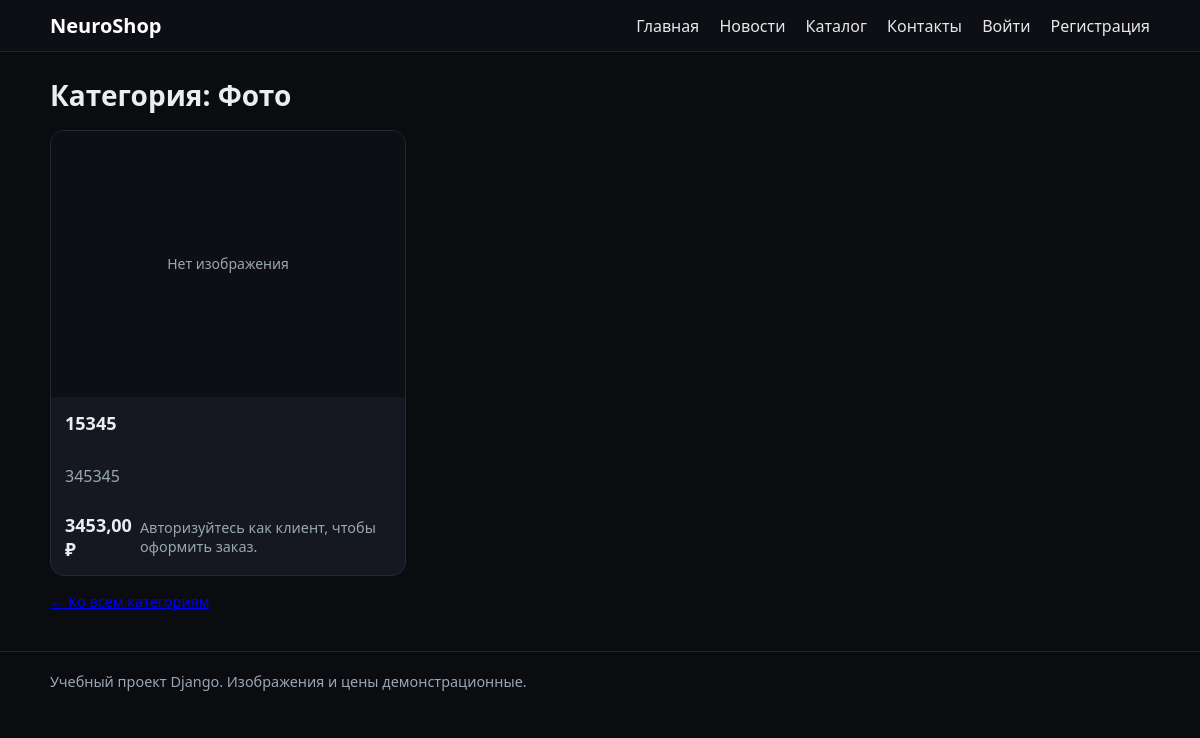
Page /catalog/foto/ on the earlier database version.
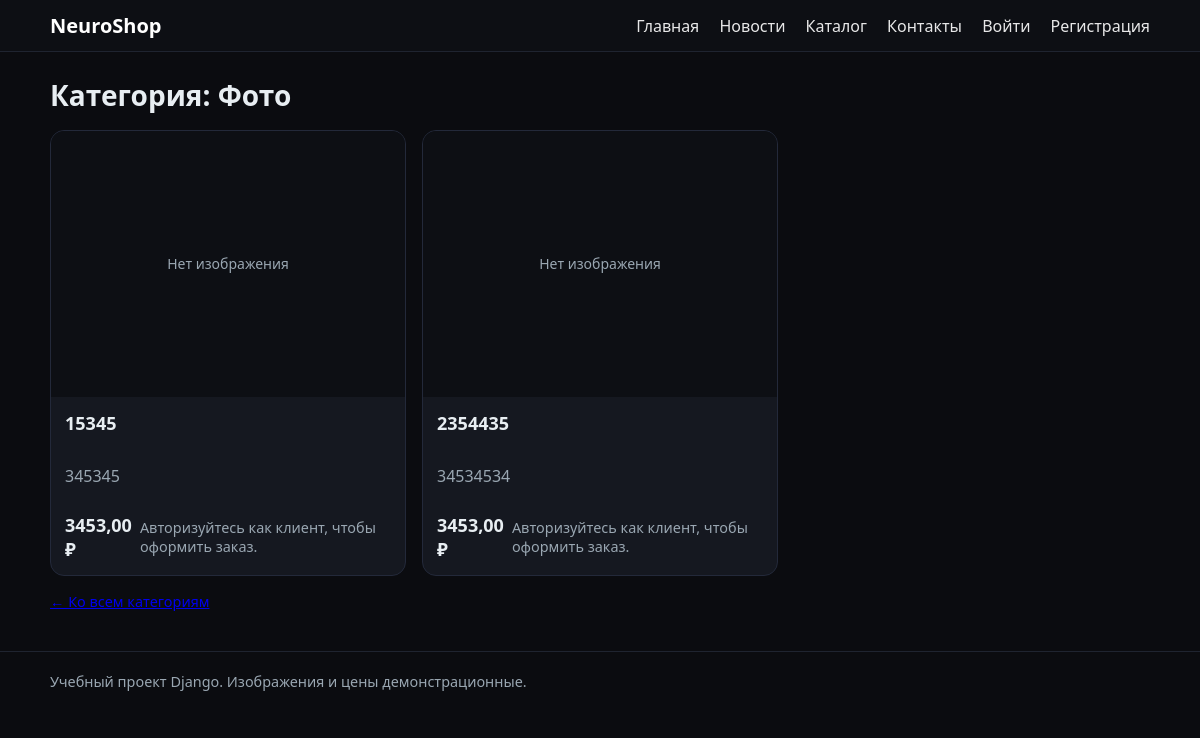
Same page on the later database version.
### store/models.py (models this page shows, shortened)
class Product(models.Model):
    category = models.ForeignKey(
        Category,
        verbose_name="Категория",
        on_delete=models.CASCADE,
        related_name="products",
        null=True,
        blank=True,
    )
    name = models.CharField("Название", max_length=200)
    slug = models.SlugField("Слаг", unique=True)
    price = models.DecimalField("Цена", max_digits=10, decimal_places=2)
    image = models.ImageField(
        "Изображение", upload_to="products/", blank=True, null=True
    )
    description = models.TextField("Описание", blank=True)
    class Meta:
        ordering = ["name"]
        verbose_name = "Товар"
        verbose_name_plural = "Товары"

### store/views.py (the view)
# urls.py: path("catalog/<slug:category_slug>/", views.category_detail, name="category_detail"),
def category_detail(request, category_slug: str):
    category = get_object_or_404(Category, slug=category_slug)
    products = category.products.all()
    return render(
        request,
        "store/category_detail.html",
        {"category": category, "products": products},
    )

### store/cart.py (called while the page is built)
    def total_qty(self):
        if not self.cart_obj:
            return 0
        return sum(item.qty for item in self.cart_obj.items.all())

    def total_price(self):
        if not self.cart_obj:
            return Decimal("0.00")
        return sum(item.subtotal for item in self.cart_obj.items.all())

### store/context_processors.py (called while the page is built)
def cart_summary(request):
    cart = Cart(request)
    return {
        "cart_total_qty": cart.total_qty(),
        "cart_total_price": cart.total_price(),
    }

### templates/store/category_detail.html (shortened to what this page needs)
{% extends "base.html" %}
{% block content %}
<h1>Категория: {{ category.name }}</h1>
{% if products %}
  <div class="grid-3">
    {% for p in products %}
      <div class="card">
        <div class="thumb">
          {% if p.image %}
            <img src="{{ p.image.url }}" alt="{{ p.name }}">
          {% else %}
            <div class="noimg">Нет изображения</div>
          {% endif %}
        </div>
        <div class="card-body">
          <h3 class="card-title">{{ p.name }}</h3>
          <p class="muted">{{ p.description|default:"" }}</p>
          <div class="price-row">
            <div class="price">{{ p.price }} ₽</div>
            {% if user.is_authenticated and not user.is_staff and not user.is_superuser %}
              <form method="post" action="{% url 'store:cart_add' p.id %}">
                {% csrf_token %}
                <input type="number" name="qty" value="1" min="1" class="qty">
                <button type="submit" class="btn">В корзину</button>
              </form>
            {% else %}
              <span class="small muted">Авторизуйтесь как клиент, чтобы оформить заказ.</span>
            {% endif %}
          </div>
        </div>
      </div>
    {% endfor %}
  </div>
{% else %}
  <p>В этой категории пока нет товаров.</p>
{% endif %}
<p class="small" style="margin-top:16px;">
  <a href="{% url 'store:category_list' %}">← Ко всем категориям</a>
</p>
{% endblock %}

Differences in the rows shown:
now on this page (row edited): Product: image "Нет изображения", name "2354435", description "34534534", price "3453,00"
